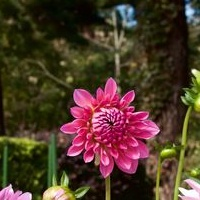
#> input picture Lab 3/codes/Zone100x150.jpg, 200 x 200 px
$ python code_lab.py
#> lines starting #> are read from the running program, lines starting #| are printed output that depends on the picture
import argparse
import cv2
"""
# dispatcher les arguments dans la table des arguments "dictionnaire" args
ap = argparse.ArgumentParser()
ap.add_argument("-i", "--image", required = True, help = "Enter le chemin vers l'image")
args = vars(ap.parse_args())

#chargement du fichier dans un tableau nymPy
image = cv2.imread(args["image"])
"""
nomImage=input("donner le nom de l'image : \n")
#> the answer given: Zone100x150.jpg
image = cv2.imread(nomImage)
#> image is the input picture: shape (200, 200, 3); mean B, G, R 42.1, 57, 78.7
# [16 lines of commented-out code are left out]
imagenvdegris = image.copy()
imgGray = cv2.cvtColor(imagenvdegris,cv2.COLOR_BGR2GRAY)
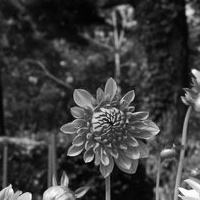
#> imgGray: shape (200, 200); min 1, max 255, mean 61.8
cv2.imshow("changement de couleur de la zone", image)
cv2.imshow("changement de couleur de la zone", imgGray)

cv2.waitKey(0)
